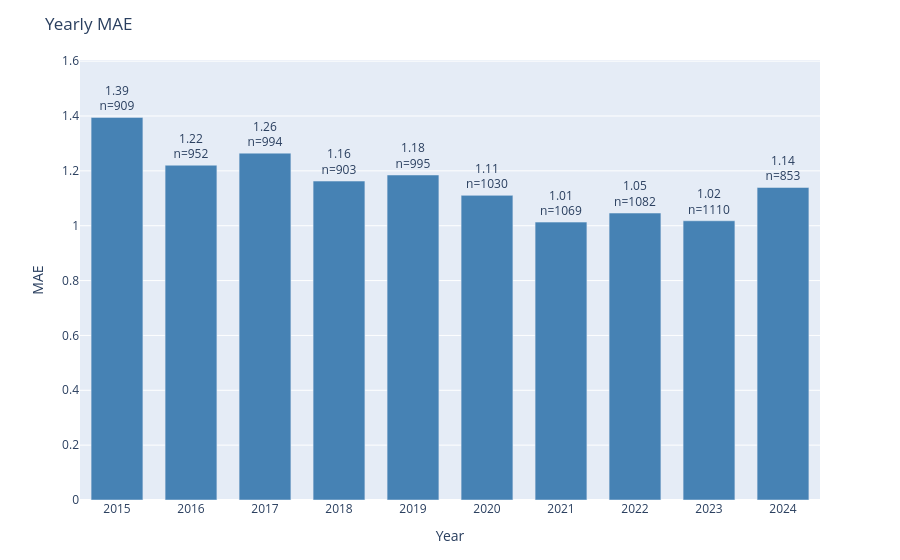

The code cell stored with this chart in its notebook:
### Code cell
plot_error_by_group(
    df=results_test,
    y_true_col='actual',
    y_pred_col='prediction',
    date_col='dt_temp',
    group_by='year',
    metric='mae',
    title='Yearly MAE'
)

### Figure 1 — Plotly figure (JSON) as saved in the notebook; plotly's stock layout.template omitted (floating-point values rounded to 4 significant figures)
{"data": [{"marker": {"color": "steelblue"}, "text": ["1.39<br>n=909", "1.22<br>n=952", "1.26<br>n=994", "1.16<br>n=903", "1.18<br>n=995", "1.11<br>n=1030", "1.01<br>n=1069", "1.05<br>n=1082", "1.02<br>n=1110", "1.14<br>n=853"], "textposition": "outside", "type": "bar", "x": ["2015", "2016", "2017", "2018", "2019", "2020", "2021", "2022", "2023", "2024"], "y": [1.395, 1.221, 1.265, 1.163, 1.185, 1.111, 1.013, 1.046, 1.018, 1.14]}], "layout": {"bargap": 0.3, "margin": {"b": 60, "t": 60}, "title": {"text": "Yearly MAE"}, "uniformtext": {"minsize": 8, "mode": "hide"}, "xaxis": {"title": {"text": "Year"}}, "yaxis": {"range": [0, 1.604], "title": {"text": "MAE"}}}}
